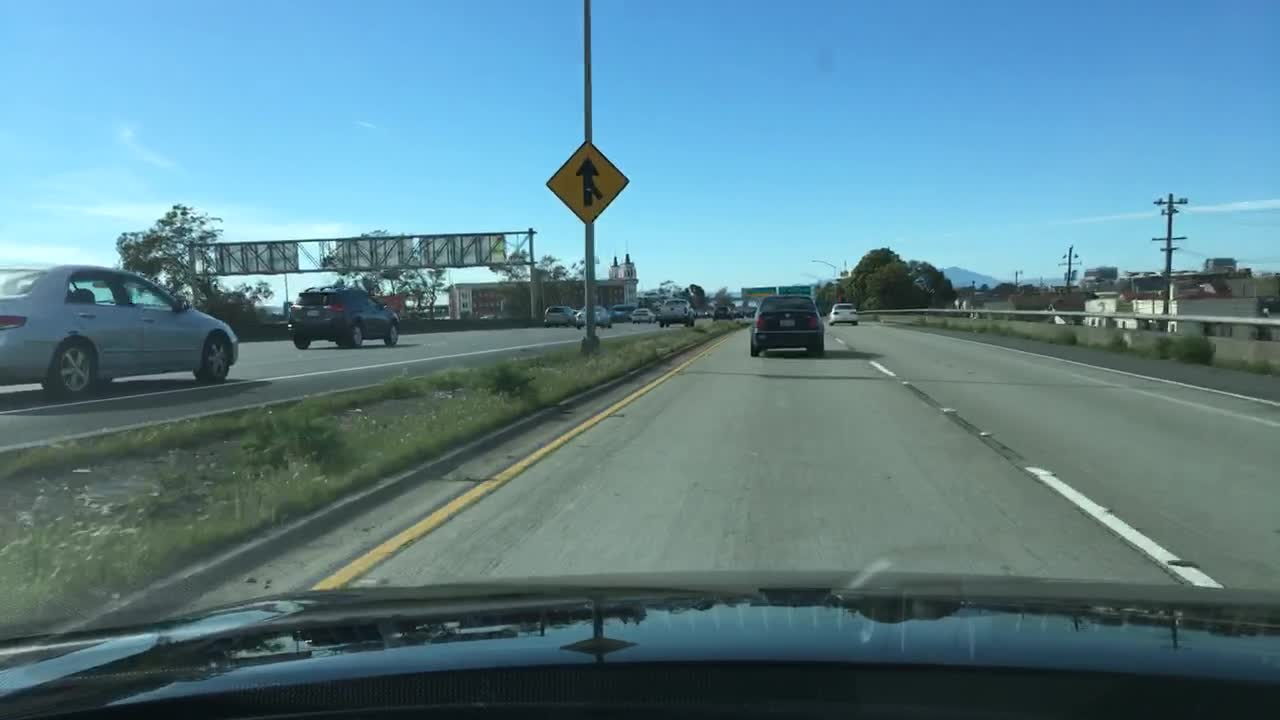
//> input picture bdd100k/images/test/cb97debb-12f48570.jpg, 1280 x 720 px
$ ./distance_measure   (built with g++ and OpenCV 4)
//> lines starting //> are read from the running program, lines starting //| are printed output that depends on the picture; after the words box and inside, x2 and y2 are one past the last pixel; in counts of white or black regions, pixels touching at a corner belong together
#include <opencv2/opencv.hpp>
#include <iostream>
#include <vector>
#include <map>
#include <string>
#include <cmath>
#include <filesystem>

// Constants
static constexpr float INCH = 0.39;
std::map<std::string, std::pair<float, float>> RefSizeDict = {
    {"person", {160 * INCH, 50 * INCH}},
    {"bicycle", {100 * INCH, 65 * INCH}},
    {"motorbike", {100 * INCH, 100 * INCH}},
    {"car", {150 * INCH, 180 * INCH}},
    {"bus", {320 * INCH, 250 * INCH}},
    {"truck", {345 * INCH, 250 * INCH}}
};

// Function to draw detected points and add shadowed text
void drawDetectionAndText(cv::Mat& frame, const std::vector<std::vector<float>>& distance_points) {
    if (!distance_points.empty()) {
        for (const auto& point : distance_points) {
            cv::circle(frame, cv::Point(point[0], point[1]), 4, cv::Scalar(255, 255, 255), -1);

            std::string unit = "m";
            std::string text = (point[2] < 0) ? "unknown " + unit : std::to_string(point[2]) + " " + unit;

            double fontScale = std::max(0.4, std::min(1.0, 1.0 / point[2]));
            cv::Size textSize = cv::getTextSize(text, cv::FONT_HERSHEY_TRIPLEX, fontScale, 3, nullptr);
            int textX = static_cast<int>(point[0] - textSize.width / 2);
            int textY = static_cast<int>(point[1] + textSize.height);

            // put Text on the frame
            cv::putText(frame, text, cv::Point(textX, textY), cv::FONT_HERSHEY_TRIPLEX, fontScale, cv::Scalar(255, 255, 255), 1);
        }
    }
}

// Function to update the distance based on object bounding boxes
void updateDistance(const std::vector<std::tuple<float, float, float, float, std::string, float>>& boxes,
                    const std::vector<std::string>& object_list, int focal_length,
                    std::vector<std::vector<float>>& distance_points) {
    distance_points.clear();

    if (!boxes.empty()) {
        for (const auto& box : boxes) {
            int xmin = std::get<0>(box), ymin = std::get<1>(box);
            int xmax = std::get<2>(box), ymax = std::get<3>(box);
            std::string label = std::get<4>(box);  // category
            float confidence = std::get<5>(box); // confidence score

            if (std::find(object_list.begin(), object_list.end(), label) != object_list.end() && ymax <= 650) {
                int point_x = (xmax + xmin) / 2;
                int point_y = ymax;

                try {
                    float distance = (RefSizeDict[label].first * focal_length) / (ymax - ymin);
                    distance = distance / 12 * 0.3048; // 1ft = 0.3048 m

                    // Store the distance point
                    distance_points.push_back({static_cast<float>(point_x), static_cast<float>(point_y), distance, confidence});
                }
                catch (const std::exception& e) {
                    std::cerr << "Error calculating distance: " << e.what() << std::endl;
                }
            }
        }
    }
    else {
        std::cout << "Box is empty!!!" << std::endl;
    }
}

namespace fs = std::filesystem;

int main() {
    // Load the input image
    std::string imagePath = "bdd100k/images/test/cb97debb-12f48570.jpg";  // Your original image path
    cv::Mat frame = cv::imread(imagePath);
//> frame is the input picture: 720 rows x 1280 cols, CV_8UC3; mean B, G, R 143.2, 131.2, 92.8

    if (frame.empty()) {
        std::cerr << "Error: Image not found!" << std::endl;
        return -1;
    }

    // Initialize parameters
    std::vector<std::string> object_list = {"person", "bicycle", "car", "motorbike", "bus", "truck"};
    int focal_length = 400;
    std::vector<std::vector<float>> distance_points;

    // Simulate the bounding boxes (custom bounding box ground truth data)
    std::vector<std::tuple<float, float, float, float, std::string, float>> boxes = {
        {547, 142, 629, 227, "traffic sign", 1.0},
        {740, 287, 779, 299, "traffic sign", 1.0},
        {780, 286, 811, 297, "traffic sign", 1.0},
        {419, 232, 507, 267, "traffic sign", 1.0},
        {337, 235, 412, 270, "traffic sign", 1.0},
        {217, 242, 297, 275, "traffic sign", 1.0},
        {0, 265, 237, 398, "car", 1.0},
        {287, 284, 402, 352, "car", 1.0},
        {750, 301, 825, 362, "car", 1.0},
        {830, 301, 862, 327, "car", 1.0},
        {658, 298, 696, 326, "car", 1.0},
        {574, 308, 611, 329, "car", 1.0},
        {545, 307, 574, 327, "car", 1.0},
        {630, 307, 656, 324, "car", 1.0},
        {611, 303, 631, 322, "car", 1.0},
        {711, 306, 735, 322, "car", 1.0},
        {694, 307, 711, 317, "car", 1.0},
    };

    // Update the distances
    updateDistance(boxes, object_list, focal_length, distance_points);

    // Draw detected points and shadowed text on the frame
    drawDetectionAndText(frame, distance_points);
//> the loop in drawDetectionAndText, `for (const auto& point : distance_points)` made 11 passes
//> pass 3, in drawDetectionAndText, `cv::putText(frame, text, cv::Point(textX, textY), cv::FONT_HERSHEY_TRI..`:
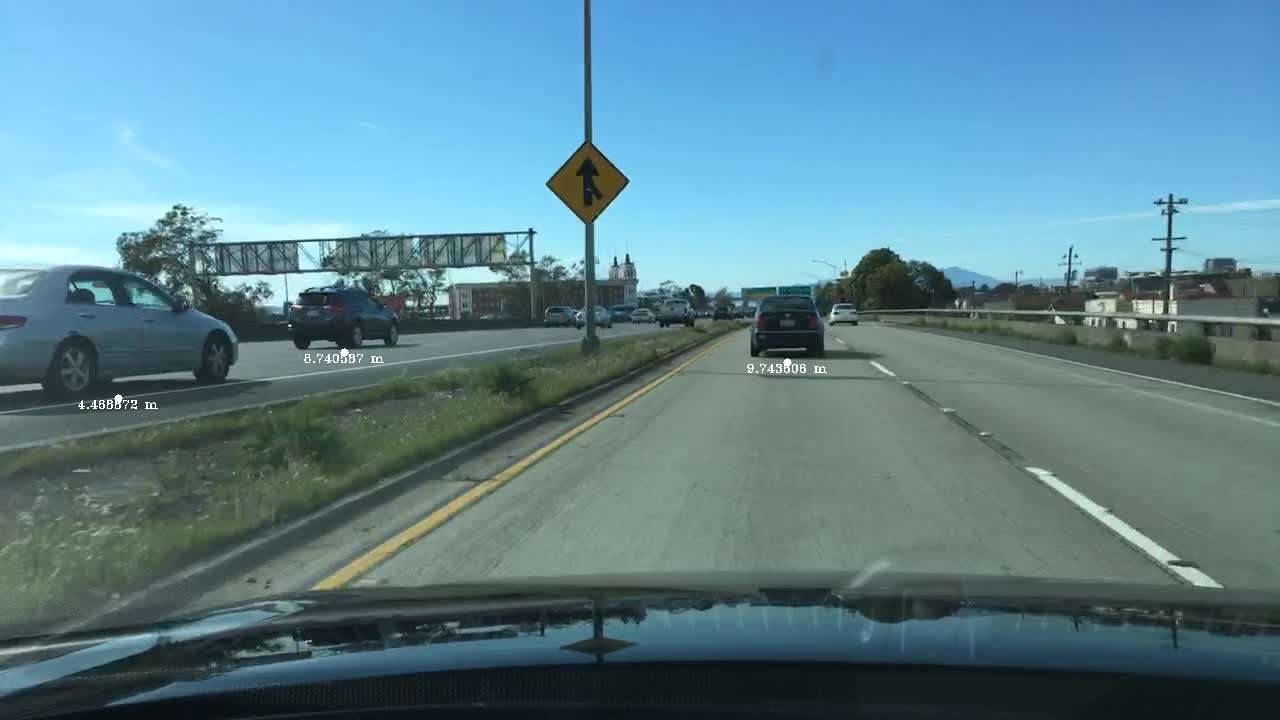
//> frame: 720 rows x 1280 cols, CV_8UC3; mean B, G, R 143.4, 131.3, 92.9
//> after the loop in drawDetectionAndText, `for (const auto& point : distance_points)`:
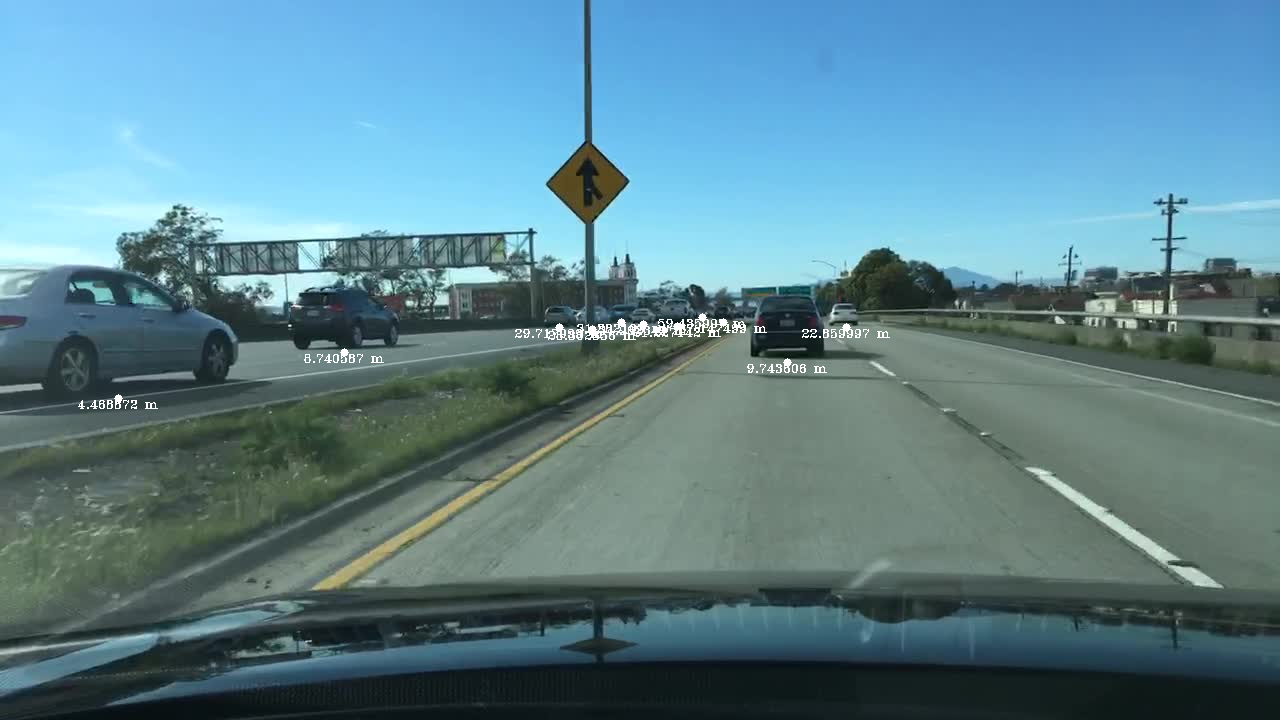
//> frame: 720 rows x 1280 cols, CV_8UC3; 0.25% of pixels changed, all inside (x1, y1, x2, y2) = (515, 313, 890, 340)

    // Show the result
    cv::imshow("Detected Points", frame);
    cv::waitKey(0); // Wait for a key press

    // Get the directory and filename of the original image
    fs::path originalPath(imagePath);
    std::string originalDir = originalPath.parent_path().string();
    std::string originalFilename = originalPath.stem().string();
    std::string originalExtension = originalPath.extension().string();

    // Create a new filename for the processed image
    std::string processedImagePath = originalDir + "/" + originalFilename + "_processed" + originalExtension;

    // Save the processed image
    bool success = cv::imwrite(processedImagePath, frame);

    if (success) {
        std::cout << "Processed image saved successfully as '" << processedImagePath << "'" << std::endl;
    } else {
        std::cerr << "Failed to save the processed image!" << std::endl;
    }

    return 0;
}

$ run again, with bdd100k/images/test/cabc30fc-eb673c5a.jpg copied over bdd100k/images/test/cb97debb-12f48570.jpg
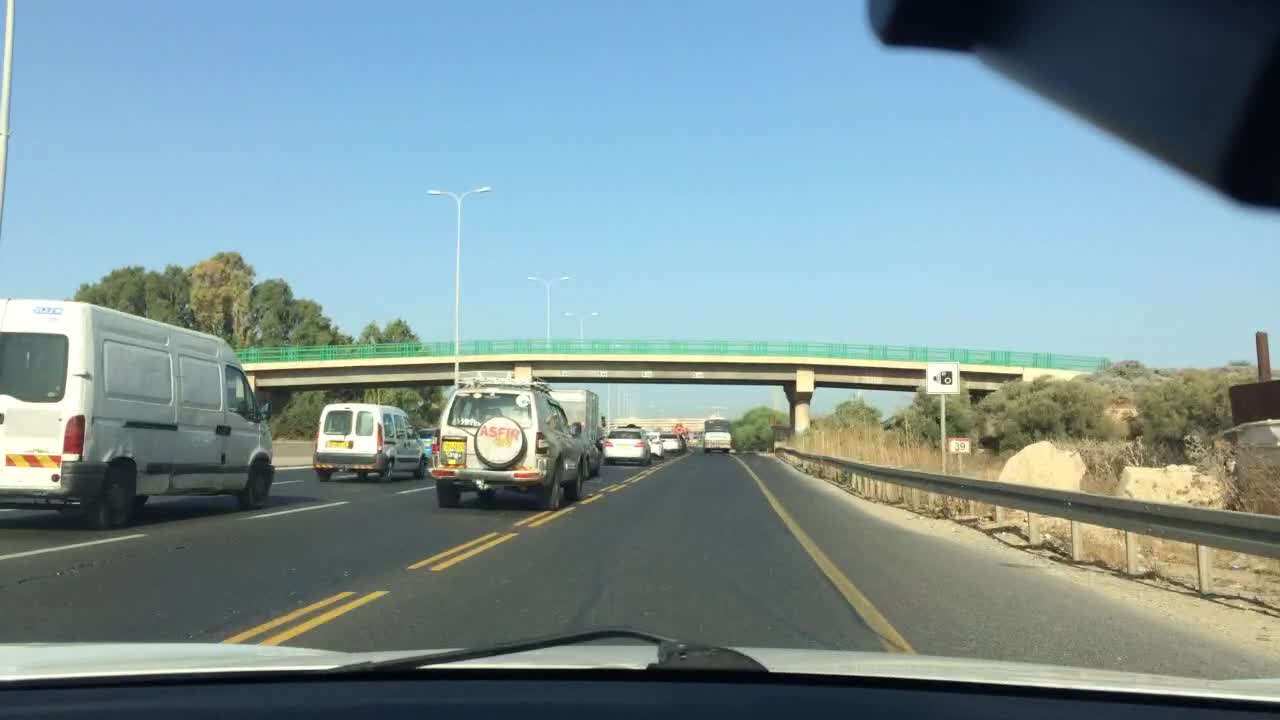
//> input picture bdd100k/images/test/cabc30fc-eb673c5a.jpg, 1280 x 720 px
//> frame is the input picture: 720 rows x 1280 cols, CV_8UC3; mean B, G, R 153.2, 148.5, 125.3
//> the loop in drawDetectionAndText, `for (const auto& point : distance_points)` made 11 passes
//> pass 3, in drawDetectionAndText, `cv::putText(frame, text, cv::Point(textX, textY), cv::FONT_HERSHEY_TRI..`:
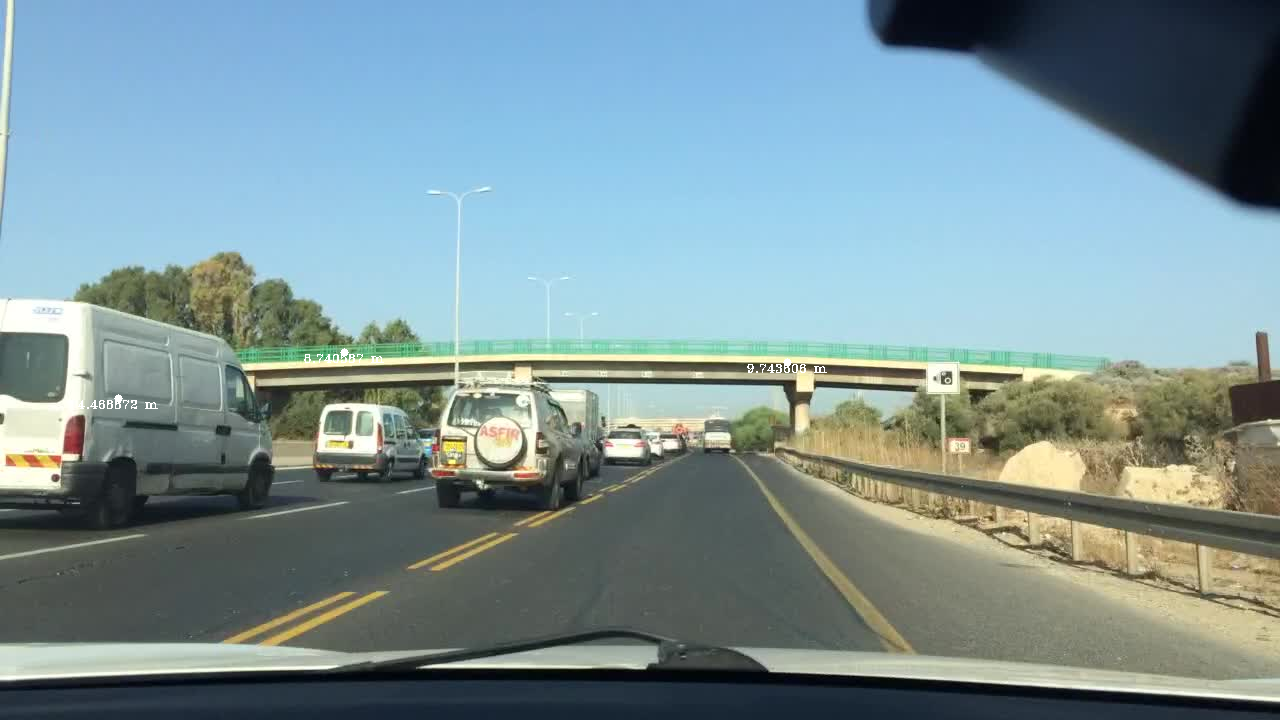
//> frame: 720 rows x 1280 cols, CV_8UC3; mean B, G, R 153.3, 148.6, 125.4
//> after the loop in drawDetectionAndText, `for (const auto& point : distance_points)`:
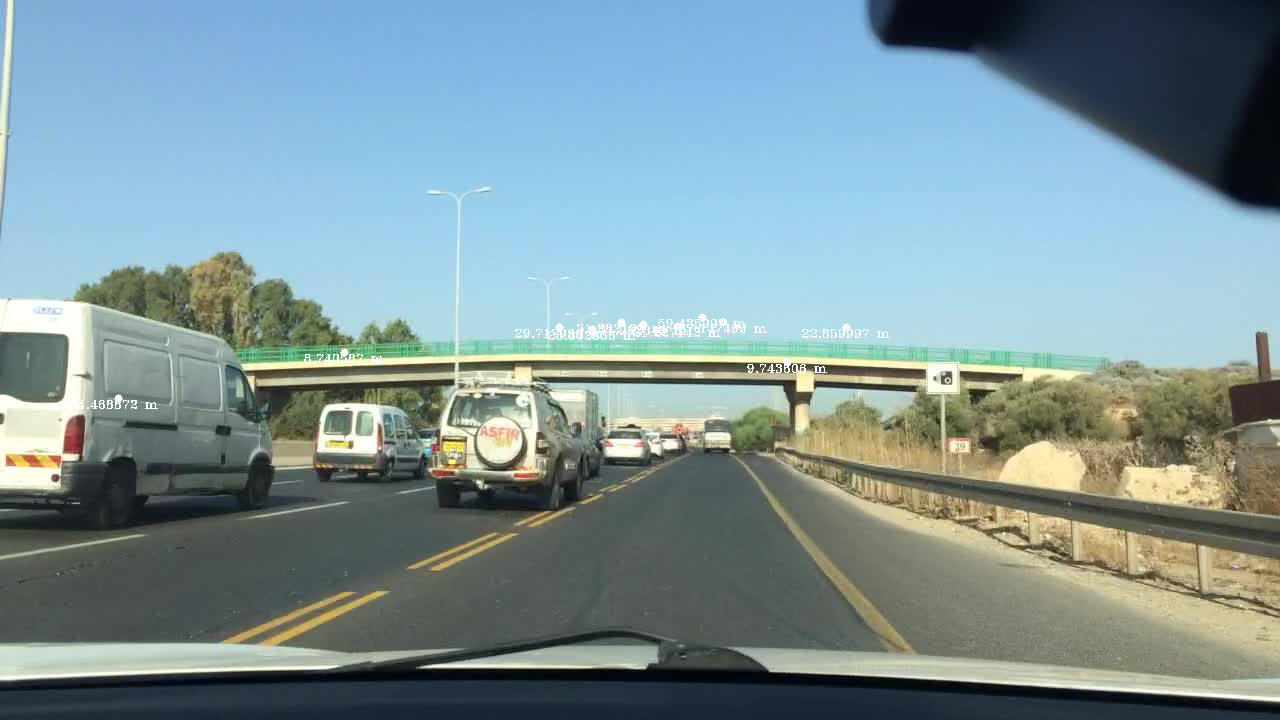
//> frame: 720 rows x 1280 cols, CV_8UC3; 0.25% of pixels changed, all inside (x1, y1, x2, y2) = (515, 313, 890, 340)
